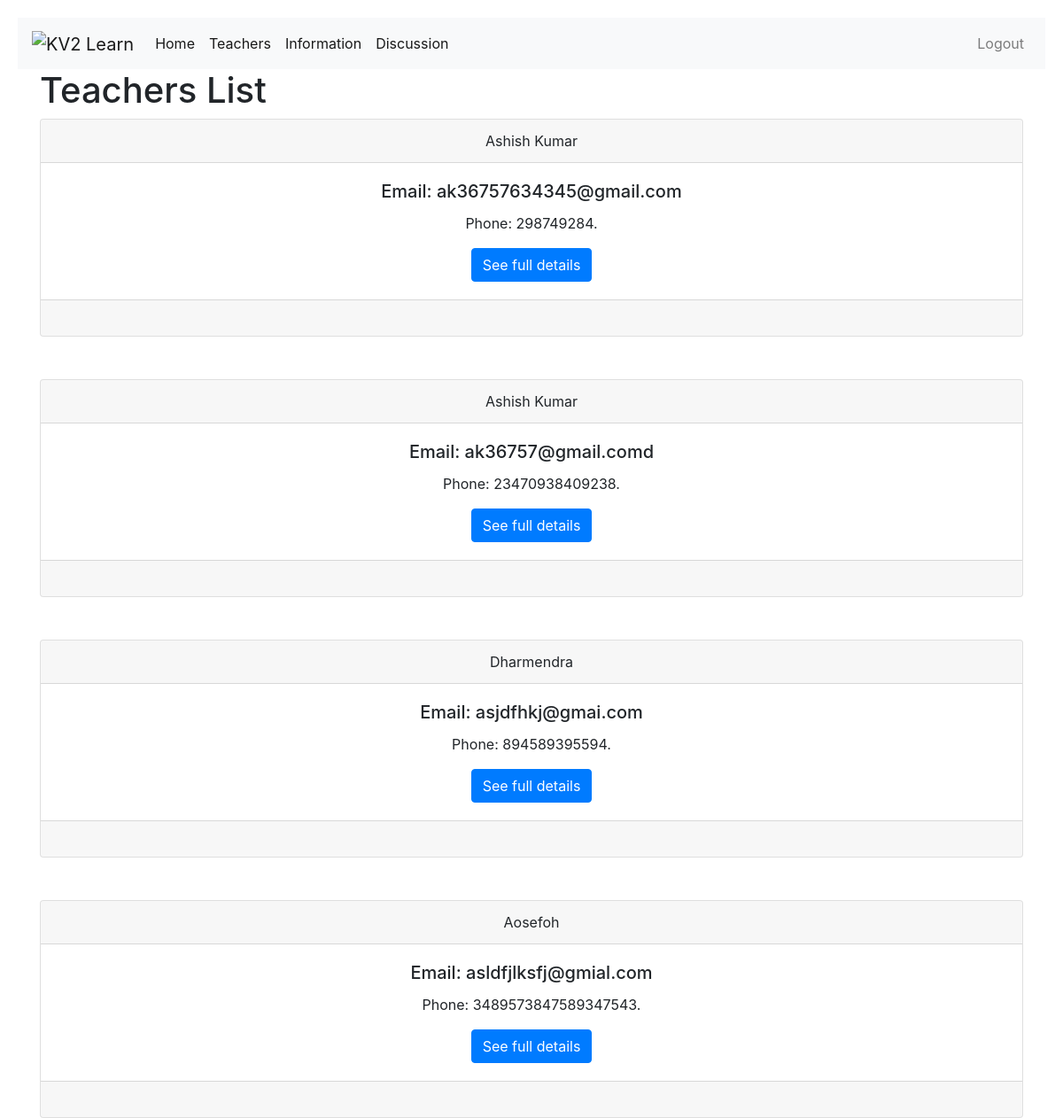
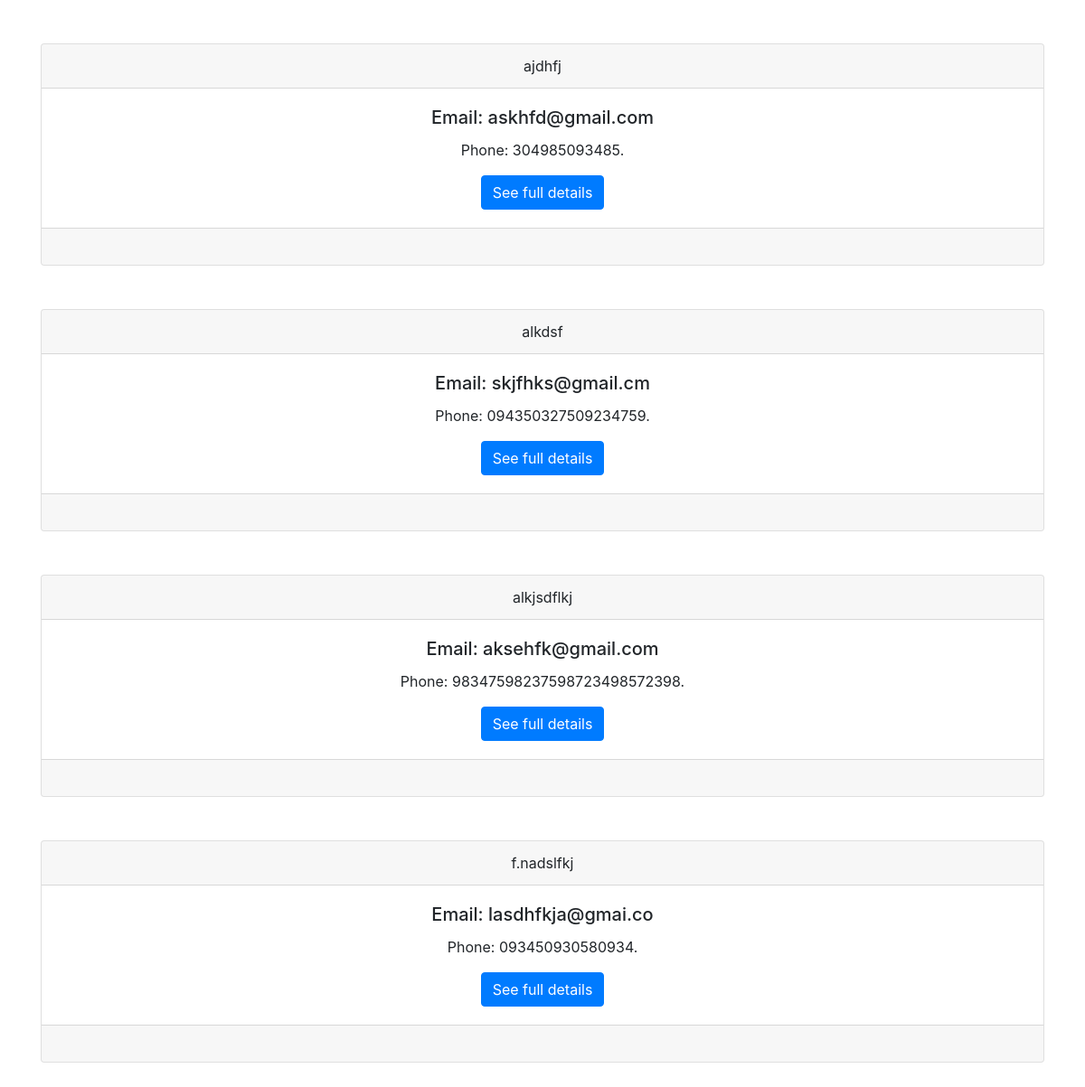
Screenshot of /teachers/ with the database file from the repository (2 pictures, top to bottom).
### users/models.py (models this page shows)
class CustomUser(AbstractUser):
    cat = models.CharField(max_length=200)
    std = models.CharField(max_length=200, blank=True, null=True)
    phone_number = models.CharField(max_length=15)

### mentor/views.py (the view)
# urls.py: path('teachers/', views.teachers, name='teachers'),
def teachers(request):
    obj = CustomUser.objects.filter(cat="teacher")
    context = {"object_list": obj}
    return render(request, template_name="teachers.html", context=context)

### mentor/templates/teachers.html (shortened to what this page needs)
{% extends "base.html" %}
{% block content %}
<h1>Teachers List</h1>
{% for obj in object_list %}
<div class="card text-center">
  <div class="card-header">
    {{obj.first_name}}
  </div>
  <div class="card-body">
    <h5 class="card-title">Email: {{obj.email}}</h5>
    <p class="card-text">Phone: {{obj.phone_number}}.</p>
    <a href="/teachers/{{obj.pk}}" class="btn btn-primary">See full details</a>
  </div>
  <div class="card-footer text-muted">
  </div>
</div>
<br><br>
{% endfor %}
{% endblock content %}

### rows the page displays
CustomUser: first_name "Ashish Kumar", email "ak36757634345@gmail.com", phone_number "298749284"
CustomUser: first_name "Ashish Kumar", email "ak36757@gmail.comd", phone_number "23470938409238"
CustomUser: first_name "Dharmendra", email "asjdfhkj@gmai.com", phone_number "894589395594"
CustomUser: first_name "Aosefoh", email "asldfjlksfj@gmial.com", phone_number "3489573847589347543"
CustomUser: first_name "ajdhfj", email "askhfd@gmail.com", phone_number "304985093485"
CustomUser: first_name "alkdsf", email "skjfhks@gmail.cm", phone_number "094350327509234759"
CustomUser: first_name "alkjsdflkj", email "aksehfk@gmail.com", phone_number "98347598237598723498572398"
CustomUser: first_name "f.nadslfkj", email "lasdhfkja@gmai.co", phone_number "093450930580934"
